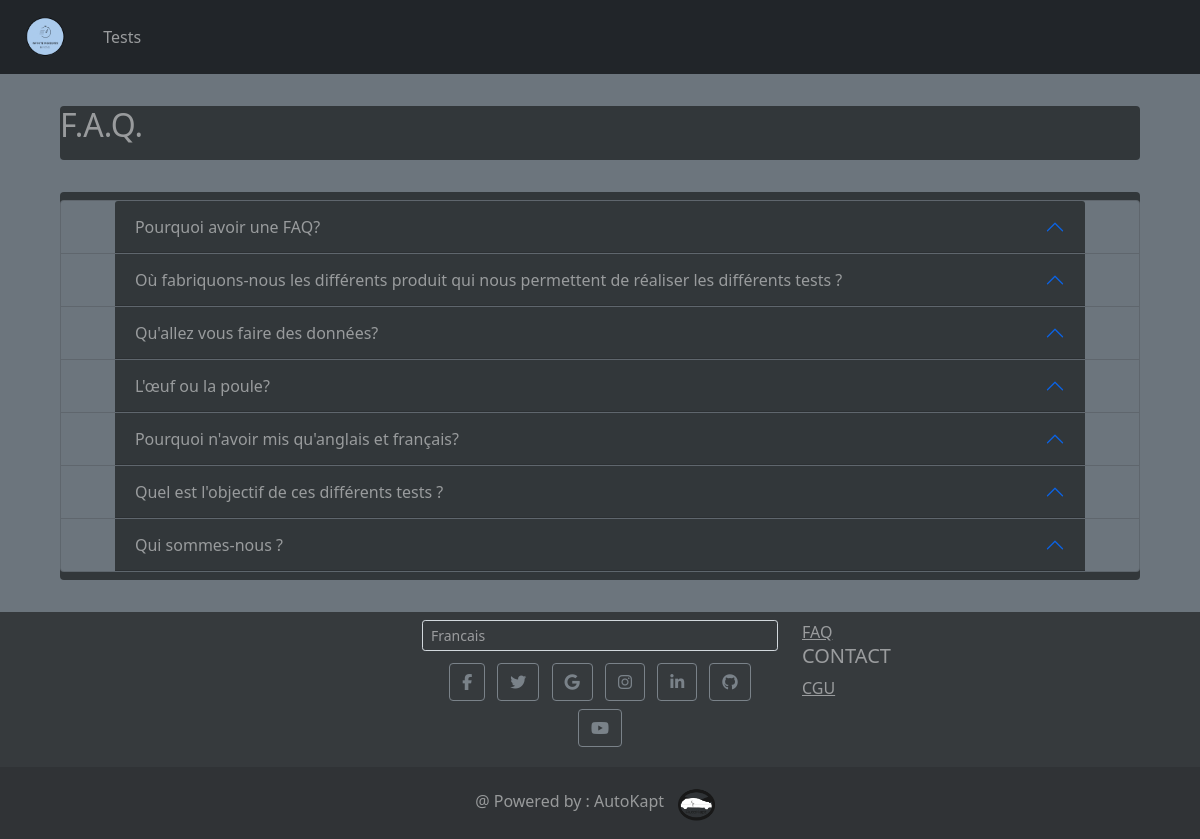
The app's page /View/faq.php with its own data.
### tables this page shows
CREATE TABLE `faq` (
  `faqId` int(11) NOT NULL,
  `faqQuestion` text NOT NULL,
  `faqAnswer` text NOT NULL,
  `faqLanguage` varchar(2) DEFAULT NULL
);

### Model/functions.inc.php (the view, shortened to what this page needs)
<?php
function showFAQ($conn, $language){
    $sql = "SELECT * FROM faq WHERE faqLanguage=?;";
    $stmt = mysqli_stmt_init($conn);
    if(!mysqli_stmt_prepare($stmt, $sql)){
        echo "error3";
        exit();
    } else {
        mysqli_stmt_bind_param($stmt, "s", $language);
        mysqli_stmt_execute($stmt);
    }
    $result = mysqli_stmt_get_result($stmt);
    while ($rows = mysqli_fetch_assoc($result)){
        echo '
        <div class="accordion-item bg-secondary text-white-50">
				<h2 class="accordion-header pt-0" id="heading' .$rows['faqId'] . '">
				<button class="accordion-button dark2 text-white-50" type="button" data-bs-toggle="collapse" data-bs-target="#collapse' .$rows['faqId'] . '" aria-expanded="false" aria-controls="collapse' .$rows['faqId'] . '">
                    ' . $rows['faqQuestion'] . '
				</button>
				</h2>
				<div id="collapse' .$rows['faqId'] . '" class="accordion-collapse collapse" aria-labelledby="heading' .$rows['faqId'] . '" data-bs-parent="#accordionFAQ">
				<div class="accordion-body">
                ' . $rows['faqAnswer'] . '
				</div>
				</div>
			</div>
        ';
    }
}

### bases/head.php (shortened to what this page needs)
<!DOCTYPE html>
<html lang="fr">
    <head>
        <link rel="stylesheet" href="/AutoKapt/CSS/styleBases.css" />
        <link rel="stylesheet" href="/AutoKapt/CSS/style.css" />
        <link rel="stylesheet" href="/AutoKapt/CSS/styleForms.css" />
        <link rel="stylesheet" href="https://cdnjs.cloudflare.com/ajax/libs/jquery-confirm/3.3.2/jquery-confirm.min.css">
        <link
            href="https://cdn.jsdelivr.net/npm/bootstrap@5.0.0-beta3/dist/css/bootstrap.min.css"
            rel="stylesheet"
        />
    </head>

### bases/header.php (shortened to what this page needs)
 <?php
    require_once "head.php";
?>
    <body>
        <header class="header">
            <nav class="navbar navbar-expand-lg navbar-dark bg-dark">
                <div class="container-fluid">
                    <a class="navbar-brand" href="/AutoKapt/home.php"><img src="/AutoKapt/images/logo.png" class="logo" /></a>
                    <div class="collapse navbar-collapse" id="navbarNavDropdown">
                        <ul class="navbar-nav">
<?php
                      if(isset($_SESSION["userUsername"])){
                        if($_SESSION["userAccess"] == 0){
                          echo
                          '
                            <li class="nav-item"><a class="nav-link" href="/AutoKapt/View/User/dashboard.php">'. $lang["nav-dashboard"] .'</a></li>
                            <li class="nav-item"><a class="nav-link" href="/AutoKapt/View/testpage.php">Tests</a></li>
                            <li class="nav-item dropdown">
                                <a class="nav-link dropdown-toggle" href="#" data-bs-toggle="dropdown"><i class="fas fa-user"></i> ' . $_SESSION["userUsername"] . '</a>
                                <ul class="dropdown-menu bg-dark">
                                    <li><a class="dropdown-item" href="/AutoKapt/View/profile/myProfile.php"><i class="fas fa-id-card"></i> '. $lang["nav-profile"] .'</a></li>
                                    <li><a class="dropdown-item" href="/AutoKapt/View/Admin/createManager.php"><i class="fas fa-plus-circle"></i> '. $lang["nav-create-manager"] .'</a></li>
                                    <li><a class="dropdown-item" href="/AutoKapt/View/Admin/modifyFAQ.php"><i class="far fa-question-circle"></i> '. $lang["nav-update-faq"] .'</a></li>
                                    <li><a class="dropdown-item" href="/AutoKapt/View/Admin/modifyUsers.php?page=1&entries=20"><i class="fas fa-users"></i> '. $lang["nav-update-user"] .'</a></li>
                                    <li><a class="dropdown-item" href="/AutoKapt/View/profile/logOut.php"><i class="fas fa-sign-out-alt"></i> '. $lang["nav-logout"] .'</a></li>
                                </ul>
                            </li>
                            ';
                        }
                        else if($_SESSION["userAccess"] == 1){
                          echo
                          '
                          <li class="nav-item"><a class="nav-link" href="/AutoKapt/View/User/dashboard.php">'. $lang["nav-dashboard"] .'</a></li>
                          <li class="nav-item"><a class="nav-link" href="/AutoKapt/View/testpage.php">Tests</a></li>
                          <li class="nav-item dropdown">
                              <a class="nav-link dropdown-toggle" href="#" data-bs-toggle="dropdown"><i class="fas fa-user"></i> ' . $_SESSION["userUsername"] . '</a>
                              <ul class="dropdown-menu bg-dark">
                                  <li><a class="dropdown-item" href="/AutoKapt/View/profile/myProfile.php"><i class="fas fa-id-card"></i> '. $lang["nav-profile"] .'</a></li>
                                  <li><a class="dropdown-item" href="/AutoKapt/View/Manager/createUser.php"><i class="fas fa-plus-circle"></i> '. $lang["nav-create-user"] .'</a></li>
                                  <li><a class="dropdown-item" href="/AutoKapt/View/Manager/managerUsers.php?page=1&entries=20"><i class="fas fa-users"></i> '. $lang["nav-update-user"] .'</a></li>
                                  <li><a class="dropdown-item" href="/AutoKapt/View/profile/logOut.php"><i class="fas fa-sign-out-alt"></i> '. $lang["nav-logout"] .'</a></li>
                              </ul>
                          </li>
                          ';
                        }
                        else if($_SESSION["userAccess"] == 2){
                          echo
                          '
                          <li class="nav-item"><a class="nav-link" href="/AutoKapt/View/User/dashboard.php">'. $lang["nav-dashboard"] .'</a></li>
                          <li class="nav-item"><a class="nav-link" href="/AutoKapt/View/testpage.php">Tests</a></li>
                          <li class="nav-item dropdown">
                              <a class="nav-link dropdown-toggle" href="#" data-bs-toggle="dropdown"><i class="fas fa-user"></i> ' . $_SESSION["userUsername"] . '</a>
                              <ul class="dropdown-menu bg-dark">
                                  <li><a class="dropdown-item" href="/AutoKapt/View/profile/myProfile.php"><i class="fas fa-id-card"></i> '. $lang["nav-profile"] .'</a></li>
                                  <li><a class="dropdown-item" href="/AutoKapt/View/profile/logOut.php"><i class="fas fa-sign-out-alt"></i> '. $lang["nav-logout"] .'</a></li>
                              </ul>
                          </li>
                          ';
                        }
                      } else {
                        echo
                        '
                            <li class="nav-item"><a class="nav-link" href="/AutoKapt/View/testpage.php">Tests</a></li>
                            <li class="nav-item"><a class="nav-link" href="/AutoKapt/View/logIn/logIn.php">'. $lang["nav-login"] .'</a></li>
                            ';
                      }
?>
                        </ul>
                    </div>
                </div>
            </nav>
        </header>

### View/faq.php
<?php
  require_once($_SERVER['DOCUMENT_ROOT'].'/AutoKapt/bases/header.php');
?>
<div class="container-fluid bg-secondary">
	<div class="py-3"></div>
	<section class="dark2 pb-2 mx-5 rounded text-white-50">
		<h2>F.A.Q.</h2>
	</section>
	<div class="py-3"></div>
	<section class="dark2 py-2 mx-5 rounded">
		<div class="accordion py-0" id="accordionFAQ">
<?php
require_once __ROOT__.'Model/functions.inc.php';
showFAQ($conn, $_SESSION['lang'])
?>
		</div>
	</section>
	<div class="py-3"></div>
</div>
<?php
  require_once(__ROOT__.'bases/footer.php');
?>

### bases/footer.php (shortened to what this page needs)
<footer class="bg-dark text-center text-white-50">
    <div class="container">
        <section class="">
            <div class="row">
                <div class="col">
                </div>
                <div class="col">
                    <ul class="list-unstyled">
                        <li>
                            <form>
                                <select class="form-control form-control-sm text-white-50 bg-dark" onchange="location = this.value;">
<?php
                                if($_SESSION["lang"] == 'en'){
                                    echo
                                    '
                                    <option value="/AutoKapt/includes/language/change2English.php">
                                        English
                                    </option>
                                    <option value="/AutoKapt/includes/language/change2French.php">
                                        Francais
                                    </option>';
                                } else if($_SESSION["lang"] == 'fr'){
                                    echo
                                    '
                                    <option value="/AutoKapt/includes/language/change2French.php">
                                        Francais
                                    </option>
                                    <option value="/AutoKapt/includes/language/change2English.php">
                                        English
                                    </option>';
                                }
?>
                                </select>
                            </form>
                        </li>
                        <li>
                            <a class="btn btn-outline-secondary btn-floating m-1" href="#!" role="button"><i class="fab fa-facebook-f"></i></a>
                            <a class="btn btn-outline-secondary btn-floating m-1" href="#!" role="button"><i class="fab fa-twitter"></i></a>
                            <a class="btn btn-outline-secondary btn-floating m-1" href="#!" role="button"><i class="fab fa-google"></i></a>
                            <a class="btn btn-outline-secondary btn-floating m-1" href="#!" role="button"><i class="fab fa-instagram"></i></a>
                            <a class="btn btn-outline-secondary btn-floating m-1" href="#!" role="button"><i class="fab fa-linkedin-in"></i></a>
                            <a class="btn btn-outline-secondary btn-floating m-1" href="#!" role="button"><i class="fab fa-github"></i></a>
                            <a class="btn btn-outline-secondary btn-floating m-1" href="https://www.youtube.com/watch?v=dQw4w9WgXcQ" onclick="window.open('/AutoKapt/View/bonus/goldenBook.php');" role="button"><i class="fab fa-youtube"></i></a>
                        </li>
                    </ul>
                </div>
                <div class="col text-start">
                    <ul class="list-unstyled">
                        <li>
                            <a href="/AutoKapt/View/faq.php" class="text-white-50">FAQ</a>
                        </li>
                        <li>
                            <h5>CONTACT</h5>
                        </li>
                        <li>
                            <a href="/AutoKapt/View/cgu.php" class="text-white-50 text-start">CGU</a><br>
                        </li>
                    </ul>
                </div>
            </div>
        </section>
    </div>
    <div class="text-center p-3" style="background-color: rgba(0, 0, 0, 0.2)">
        @ Powered by : AutoKapt <img src="/AutoKapt/images/logo2.png" class="logo2" />
    </div>
</footer>
</body>
</html>

### CSS/styleBases.css (style rules this page uses)
.logo { height: 48px; padding: 2px 10px; }
.logo2 { height: 40px; padding: 2px 10px; }

### CSS/style.css (style rules this page uses)
body { font-family: "Advent Pro", sans-serif; padding: 0; margin: 0; }
ul { padding: 0; margin: 0; }
li { list-style-type: none; }
a { text-decoration: none; color: black; }
footer { position: bottom; width: 100%; opacity: 0.9; }
*, *::before, *::after { margin: 0; padding: 0; box-sizing: inherit; }
html { box-sizing: border-box; }
.container { width: 100%; max-width: 80rem; margin: 0 auto; padding: 0 1.5rem; }
.dark2 { background-color: #32373a !important; }
.accordion-header { width: 90% !important; text-align: justify; margin-left: auto; margin-right: auto; }

### records on screen
faq: faqQuestion "Pourquoi avoir une FAQ?"
faq: faqQuestion "Où fabriquons-nous les différents produit qui nous permettent de réaliser les différents tests ?"
faq: faqQuestion "Qu'allez vous faire des données?"
faq: faqQuestion "L'œuf ou la poule?"
faq: faqQuestion "Pourquoi n'avoir mis qu'anglais et français?"
faq: faqQuestion "Quel est l'objectif de ces différents tests ?"
faq: faqQuestion "Qui sommes-nous ?"
